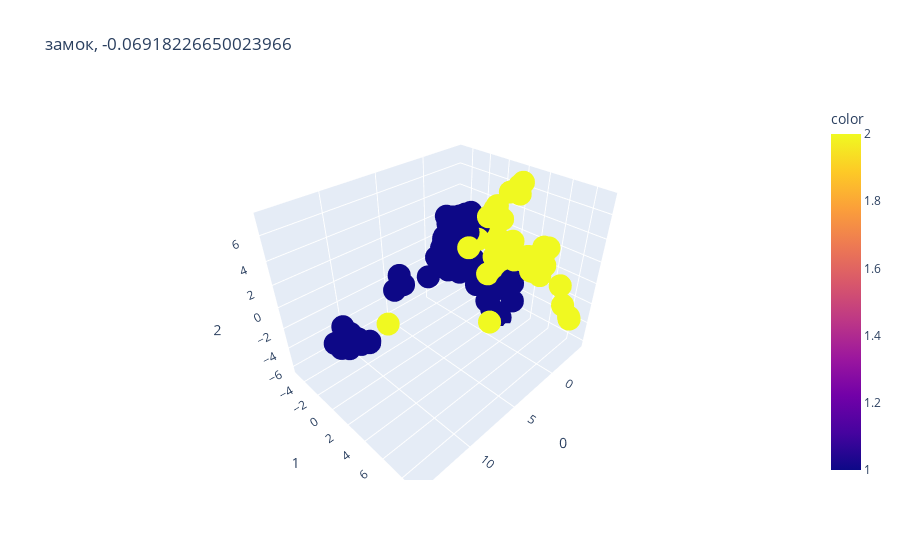
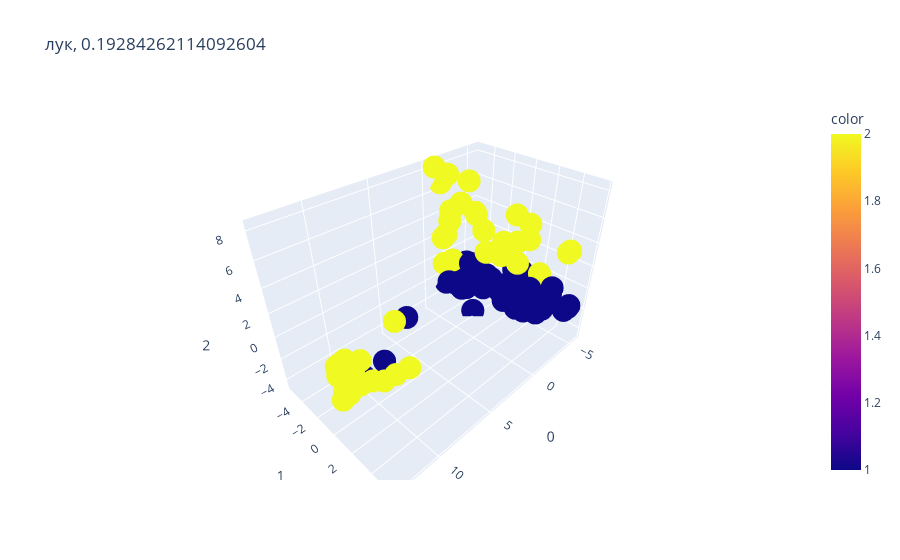
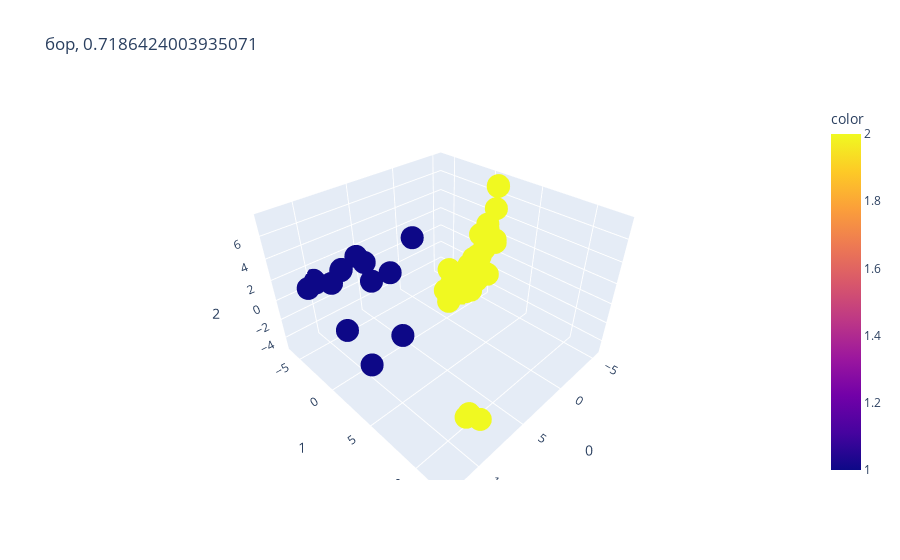
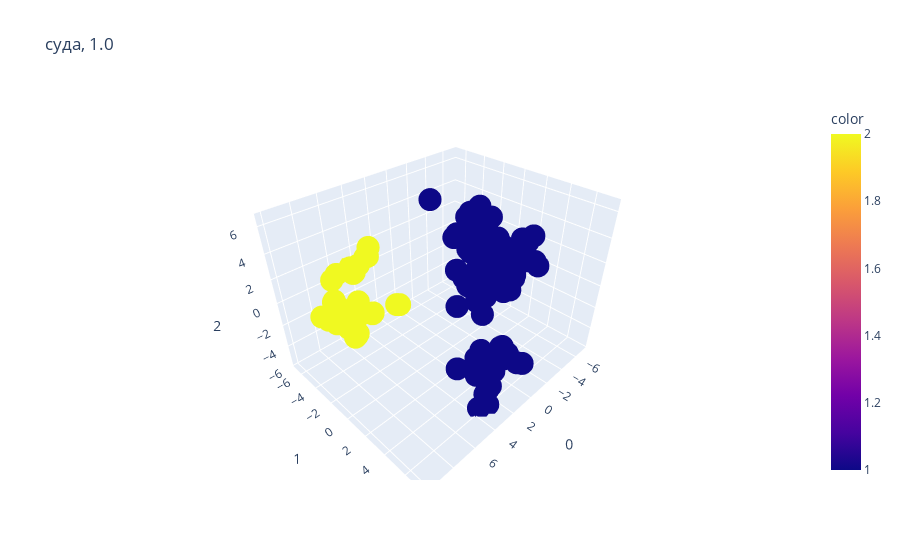

Here is the notebook cell these charts were saved with, in order:
### Code cell
words_info, total, ari_sum = clustering(train_df, KMeans, kwargs={'init' : 'random', 'max_iter' : 1000})

### Figure 1 — Plotly figure (JSON) as saved in the notebook; plotly's stock layout.template omitted (floating-point values rounded to 4 significant figures; data arrays with more than 128 entries replaced by an {"elided": "..."} marker saying what was removed)
{"data": [{"hovertemplate": "0=%{x}<br>1=%{y}<br>2=%{z}<br>color=%{marker.color}<extra></extra>", "legendgroup": "", "marker": {"color": {"elided": "138 int values"}, "coloraxis": "coloraxis", "symbol": "circle"}, "mode": "markers", "name": "", "scene": "scene", "showlegend": false, "type": "scatter3d", "x": {"elided": "138 float values"}, "y": {"elided": "138 float values"}, "z": {"elided": "138 float values"}}], "layout": {"coloraxis": {"colorbar": {"title": {"text": "color"}}, "colorscale": [[0, "#0d0887"], [0.1111, "#46039f"], [0.2222, "#7201a8"], [0.3333, "#9c179e"], [0.4444, "#bd3786"], [0.5556, "#d8576b"], [0.6667, "#ed7953"], [0.7778, "#fb9f3a"], [0.8889, "#fdca26"], [1, "#f0f921"]]}, "legend": {"tracegroupgap": 0}, "scene": {"domain": {"x": [0, 1], "y": [0, 1]}, "xaxis": {"title": {"text": "0"}}, "yaxis": {"title": {"text": "1"}}, "zaxis": {"title": {"text": "2"}}}, "title": {"text": "замок, -0.06918226650023966"}}}

### Figure 2 — Plotly figure (JSON) as saved in the notebook; plotly's stock layout.template omitted (floating-point values rounded to 4 significant figures)
{"data": [{"hovertemplate": "0=%{x}<br>1=%{y}<br>2=%{z}<br>color=%{marker.color}<extra></extra>", "legendgroup": "", "marker": {"color": [1, 1, 1, 1, 1, 1, 1, 1, 1, 1, 1, 1, 1, 1, 1, 1, 1, 1, 1, 1, 1, 1, 1, 1, 1, 1, 1, 1, 1, 1, 1, 1, 1, 1, 1, 1, 1, 1, 1, 1, 1, 1, 1, 1, 1, 1, 1, 1, 1, 1, 1, 1, 1, 1, 1, 1, 1, 1, 1, 1, 1, 1, 1, 1, 1, 2, 2, 2, 2, 2, 2, 2, 2, 2, 2, 2, 2, 2, 2, 2, 2, 2, 2, 2, 2, 2, 2, 2, 2, 2, 2, 2, 2, 2, 2, 2, 2, 2, 2, 2, 2, 2, 2, 2, 2, 2, 2, 2, 2, 2], "coloraxis": "coloraxis", "symbol": "circle"}, "mode": "markers", "name": "", "scene": "scene", "showlegend": false, "type": "scatter3d", "x": [-4.28, -1.563, -5.643, -4.292, -3.804, -3.468, -2.423, -0.8919, -3.541, -4.621, -4.159, -4.102, -4.473, -1.514, -3.546, -2.881, 10.52, -4.565, -3.953, -3.345, -3.503, -2.517, -2.763, -4.96, -4.128, -4.432, -3.393, -3.402, 11.07, -2.127, -3.992, -2.824, -3.961, -4.609, -3.041, -3.842, -3.726, -4.019, -4.023, -3.133, -3.078, -2.649, -2.502, 8.64, -2.298, -4.333, -3.543, -4.336, -2.737, -3.726, -1.126, -4.159, -4.316, -3.307, -4.237, -2.981, -3.138, -2.573, -4.392, -2.492, 0.6812, -1.176, -1.299, -4.278, 5.668, 12.82, 10.56, 13.14, 12.55, 9.622, -1.942, 12.78, 12.63, 12.13, -4.433, 11.91, 11.99, -1.571, -3.849, -2.787, 8.607, -1.698, 12.66, -2.197, -4.168, -1.359, -2.141, 7.439, -2.403, -0.9721, -2.548, -1.076, -1.732, -0.4721, 10.96, -2.866, -3.793, -0.3099, 12.44, 12.24, -2.765, -3.14, 11.33, 11.57, 12.34, -0.7098, -1.506, -1.093, -0.2489, -0.3696], "y": [3.809, 5.472, -0.6484, 5.499, 0.3466, 0.4569, -3.269, 2.829, 2.15, 3.115, 0.4759, 3.575, 0.5996, 5.483, -3.889, 0.1034, -0.6418, 3.867, 1.235, -2.335, -1.356, 3.138, -4.431, 0.3844, 1.339, 5.599, 3.408, 0.04113, -0.5262, -5.338, 1.126, -3.645, 0.9861, 3.225, -5.158, -4.649, 2.22, -4.19, 1.264, -1.57, -5.091, -4.579, -1.361, -0.769, -2.209, -2.236, -5.255, 5.283, -3.456, 2.947, 3.395, -0.3852, 0.8027, -4.045, 5.612, -2.673, 0.6983, 2.03, 3.186, -2.866, -2.271, 3.26, -2.685, 5.563, -1.69, 0.2241, 1.722, 0.9287, -0.359, 1.743, -2.11, 0.5933, 0.5006, 0.6689, 2.653, 0.5421, 0.1867, -5.061, -0.7642, 5.766, 1.939, -2.63, 0.316, -3.846, -0.8783, -0.7036, 2.848, -0.8554, -2.397, -3.766, -1.315, -4.359, -4.226, -5.01, 1.051, 5.589, 0.9207, -3.213, 0.561, 0.2363, 5.651, 2.143, 0.5041, 0.5808, 0.2626, 2.844, -5.443, -4.723, 2.917, -3.536], "z": [-1.645, 1.626, -1.051, -1.129, -2.545, -1.921, -2.291, 0.366, -2.885, -0.766, -2.985, -1.138, -2.532, 1.544, -2.962, -1.576, -2.259, -0.2084, -0.2419, -1.394, -1.306, 0.3957, -1.555, -0.4683, -2.612, -0.9485, -2.312, -1.236, -2.199, -2.936, -2.309, -2.1, 0.1219, -2.686, -2.157, -2.916, -0.1624, -1.978, 0.3911, -0.8677, -3.378, -2.381, -1.779, -2.229, -4.534, -2.03, -3.203, -1.539, -2.901, -1.191, -0.2774, -3.456, -2.685, -0.7425, -1.029, -0.3621, -2.163, -2.136, -1.045, -0.009613, -0.06462, -0.3315, -1.876, -1.077, -0.5273, 0.8652, -0.9243, -1.254, -0.5364, -1.017, 5.115, -1.077, -0.9481, -0.8018, 0.6115, 0.1433, -0.6026, -0.5668, 1.064, 4.636, -0.9889, 7.526, 1.002, 5.215, 2.135, 4.309, 4.616, 0.6047, 4.667, 5.011, 1.685, 2.685, 0.06175, 8.263, -1.124, 4.375, 1.094, 4.579, -1.562, 1.002, 4.466, 5.214, 0.523, -1.378, 0.8806, 4.998, 6.631, 2.234, 7.201, 8.146]}], "layout": {"coloraxis": {"colorbar": {"title": {"text": "color"}}, "colorscale": [[0, "#0d0887"], [0.1111, "#46039f"], [0.2222, "#7201a8"], [0.3333, "#9c179e"], [0.4444, "#bd3786"], [0.5556, "#d8576b"], [0.6667, "#ed7953"], [0.7778, "#fb9f3a"], [0.8889, "#fdca26"], [1, "#f0f921"]]}, "legend": {"tracegroupgap": 0}, "scene": {"domain": {"x": [0, 1], "y": [0, 1]}, "xaxis": {"title": {"text": "0"}}, "yaxis": {"title": {"text": "1"}}, "zaxis": {"title": {"text": "2"}}}, "title": {"text": "лук, 0.19284262114092604"}}}

### Figure 3 — Plotly figure (JSON) as saved in the notebook; plotly's stock layout.template omitted (floating-point values rounded to 4 significant figures)
{"data": [{"hovertemplate": "0=%{x}<br>1=%{y}<br>2=%{z}<br>color=%{marker.color}<extra></extra>", "legendgroup": "", "marker": {"color": [1, 1, 1, 1, 1, 1, 1, 1, 1, 1, 1, 1, 1, 1, 2, 2, 2, 2, 2, 2, 2, 2, 2, 2, 2, 2, 2, 2, 2, 2, 2, 2, 2, 2, 2, 2, 2, 2, 2, 2, 2, 2, 2, 2, 2, 2, 2, 2, 2, 2, 2, 2, 2, 2, 2, 2], "coloraxis": "coloraxis", "symbol": "circle"}, "mode": "markers", "name": "", "scene": "scene", "showlegend": false, "type": "scatter3d", "x": [8.986, 12.54, 5.359, 7.762, 1.754, 5.712, 9.837, 7.335, 11.26, 9.67, 10.79, 5.79, 4.108, 9.359, 9.799, -4.409, 9.466, -4.952, -2.266, -4.169, -5.492, -4.791, -4.067, -3.447, -2.456, -1.245, -2.666, -4.418, -3.407, -2.541, -2.495, -3.705, -5.026, -4.168, -5.053, -3.163, -3.886, -4.361, -2.646, -2.878, -4.035, -1.37, -5.032, -4.289, -3.76, -4.227, 9.475, -4.245, -0.008975, -1.899, -3.803, -2.778, -5.142, -2.793, -3.5, -4.413], "y": [4.288, 5.252, -5.096, -5.165, -2.626, -3.758, -6.306, -5.792, 0.5006, -6.26, -5.574, -5.621, -3.09, -4.19, 11.4, 1.666, 12.33, 0.3376, -1.605, -0.0271, 0.2038, 1.324, -0.1628, 0.3314, -1.261, -0.9881, -0.1834, 1.644, -0.08923, -1.949, 1.119, 2.195, 0.3395, -0.6866, -0.03011, -0.4959, 0.19, 1.132, 0.5431, 1.062, -0.9525, -1.605, -0.7689, -0.01344, 2.239, -0.586, 11.36, 0.9699, 0.1839, 1.53, 2.228, 1.346, -0.537, -2.016, 0.0441, 1.675], "z": [0.5427, 0.7061, 1.104, 1.304, 3.156, -0.09186, 0.7598, 0.9541, 0.1138, 0.4281, 0.7498, 1.691, 0.3656, 1.238, -1.692, 7.42, -1.395, 3.124, -3.841, -2.904, 0.8777, 5.057, -1.336, -0.5264, -4.823, -0.7766, -1.982, 7.337, -3.791, -3.558, -1.498, 2.697, 2.554, -1.278, 0.2671, -4.047, -2.615, -1.767, -0.9901, 0.5819, -1.473, -3.553, -0.7652, -0.1558, 2.683, -0.959, -1.642, -1.659, -3.242, -0.5982, 2.406, 3.264, -0.7476, -4.979, -0.06508, 7.368]}], "layout": {"coloraxis": {"colorbar": {"title": {"text": "color"}}, "colorscale": [[0, "#0d0887"], [0.1111, "#46039f"], [0.2222, "#7201a8"], [0.3333, "#9c179e"], [0.4444, "#bd3786"], [0.5556, "#d8576b"], [0.6667, "#ed7953"], [0.7778, "#fb9f3a"], [0.8889, "#fdca26"], [1, "#f0f921"]]}, "legend": {"tracegroupgap": 0}, "scene": {"domain": {"x": [0, 1], "y": [0, 1]}, "xaxis": {"title": {"text": "0"}}, "yaxis": {"title": {"text": "1"}}, "zaxis": {"title": {"text": "2"}}}, "title": {"text": "бор, 0.7186424003935071"}}}

### Figure 4 — Plotly figure (JSON) as saved in the notebook; plotly's stock layout.template omitted (floating-point values rounded to 4 significant figures; data arrays with more than 128 entries replaced by an {"elided": "..."} marker saying what was removed)
{"data": [{"hovertemplate": "0=%{x}<br>1=%{y}<br>2=%{z}<br>color=%{marker.color}<extra></extra>", "legendgroup": "", "marker": {"color": {"elided": "135 int values"}, "coloraxis": "coloraxis", "symbol": "circle"}, "mode": "markers", "name": "", "scene": "scene", "showlegend": false, "type": "scatter3d", "x": {"elided": "135 float values"}, "y": {"elided": "135 float values"}, "z": {"elided": "135 float values"}}], "layout": {"coloraxis": {"colorbar": {"title": {"text": "color"}}, "colorscale": [[0, "#0d0887"], [0.1111, "#46039f"], [0.2222, "#7201a8"], [0.3333, "#9c179e"], [0.4444, "#bd3786"], [0.5556, "#d8576b"], [0.6667, "#ed7953"], [0.7778, "#fb9f3a"], [0.8889, "#fdca26"], [1, "#f0f921"]]}, "legend": {"tracegroupgap": 0}, "scene": {"domain": {"x": [0, 1], "y": [0, 1]}, "xaxis": {"title": {"text": "0"}}, "yaxis": {"title": {"text": "1"}}, "zaxis": {"title": {"text": "2"}}}, "title": {"text": "суда, 1.0"}}}
